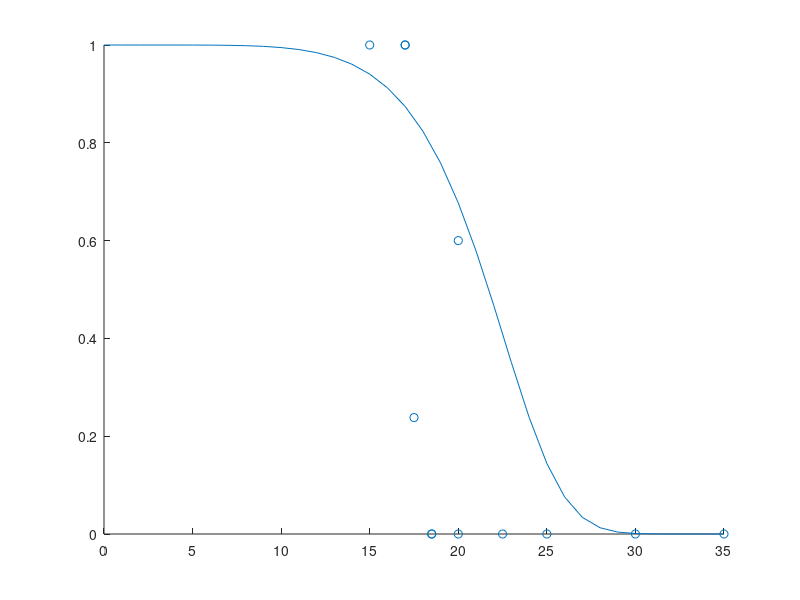

Write the MATLAB code that produced this figure.
clear all; close all;

sal1 = [15 17.5 20 25 30 35];
dat1 = [7 0;
        5 6+10;
        0 2+17;
        0 2+8;
        0 1+18;
        0 2+14];

sal2 = [20 22.5];
dat2 = [6 4;
        0 2+7];

sal3 = [17 18.5];
dat3 = [4 0;
        0 3];

sal4 = [17 18.5];
dat4 = [4 0;
        0 2];

sal = [sal1,sal2,sal3,sal4];
dat = [dat1;dat2;dat3;dat4];

died_r = dat(:,1)./(dat(:,1)+dat(:,2));


sal2 = 0:35;
S_ref = 24;
ALPHA = 6;
KSAL = 1;
MOR_SAL = (1-tanh((sal2/S_ref).^ALPHA))*KSAL;


figure;
scatter(sal,died_r,'r+');
hold on;
plot(sal2,MOR_SAL);